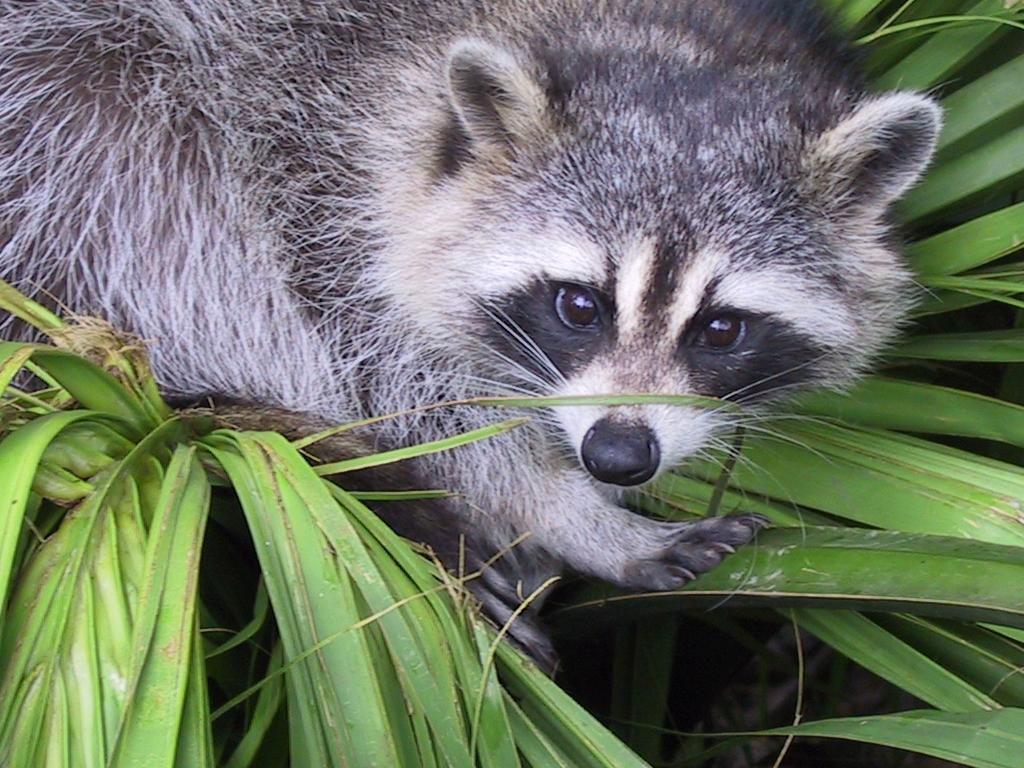
#> input picture Py01/ex03/animal.jpeg, 1024 x 768 px
$ python zoom.py
#> lines starting #> are read from the running program, lines starting #| are printed output that depends on the picture
### Py01/ex02/load_image.py
from PIL import Image
import numpy

def ft_load(path: str) -> numpy.array :

#> called with path = 'animal.jpeg'
    try :
        img = Image.open(path)
#> img is the input picture: PIL image 1024x768 RGB; mean R, G, B 110.7, 117.7, 102.1
    except Exception as e :
        print(f"error : {e}")
        return None

    print(f"The shape of image is: {img.size[::-1]+(3,)}")
#| The shape of image is: (768, 1024, 3)
    img = img.convert('RGB')
    pixels = numpy.array(img)
    return pixels

### Py01/ex03/zoom.py
import numpy as np
import matplotlib.pyplot as plt
from load_image import ft_load

def ft_zoom(image: np.ndarray) -> np.ndarray:
    """
    Crops the last 2/3 of the image in height and width,
    and selects only the first color channel (e.g. red).
    Prints the new shape and pixel values.

    """
    try:
        height, width = image.shape[:2]
#> height = 768; width = 1024

        start_row = height // 3
#> start_row = 256
        start_col = width // 3
#> start_col = 341

        cropped = image[start_row:, start_col:, 0:1]
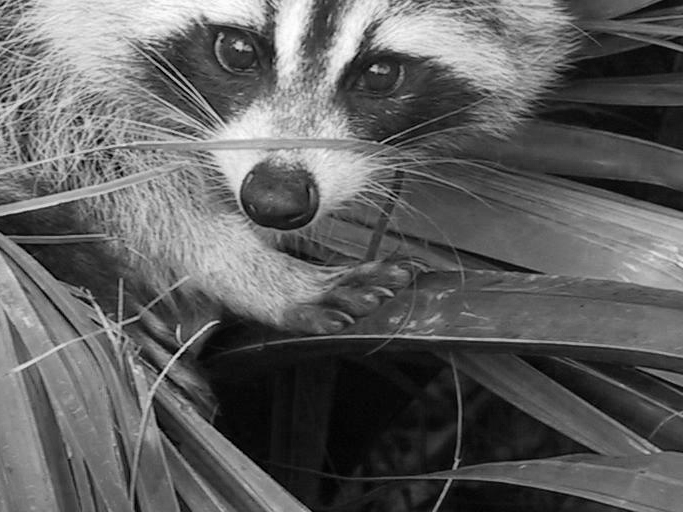
#> cropped: shape (512, 683, 1); min 0, max 255, mean 96.2

        print(f"New shape after slicing: {cropped.shape}")
#| New shape after slicing: (512, 683, 1)
        print(cropped)
#> (printed output is left out)

        return cropped

    except Exception as e:
        print(f"Error cropping image: {e}")
        return None


def main():
    img = ft_load("animal.jpeg")
    if img is None:
        return

    zoomed = ft_zoom(img)
    if zoomed is None:
        return

    plt.imshow(zoomed, cmap='gray')
    plt.title("Zoomed Image (last 2/3)")
    plt.xlabel("X axis")
    plt.ylabel("Y axis")
    plt.show()


if __name__ == "__main__":
    main()
